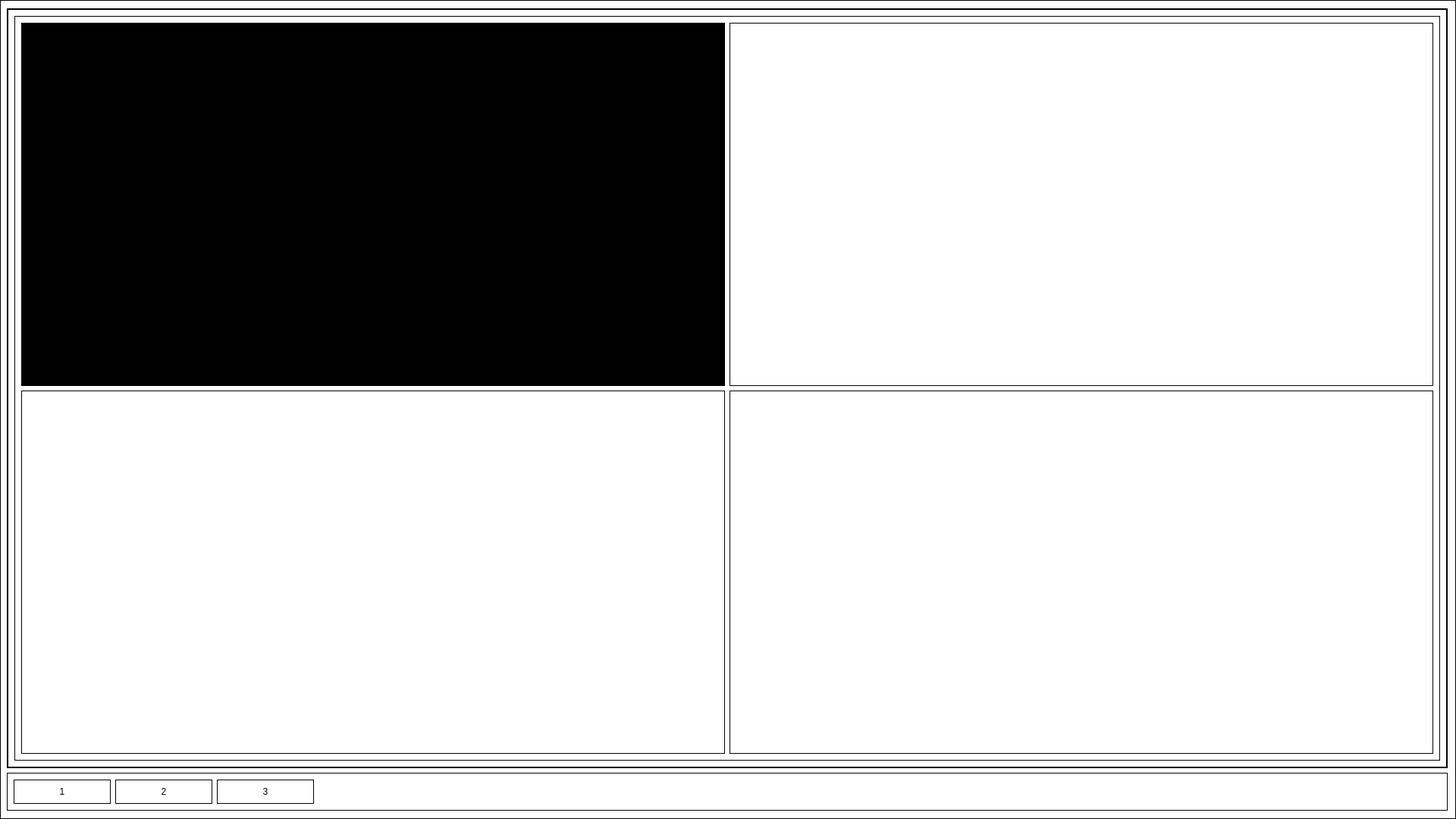
<?xml version="1.0" encoding="UTF-8"?>
<ui version="4.0">
 <class>TestForm</class>
 <widget class="QWidget" name="TestForm">
  <property name="geometry">
   <rect>
    <x>0</x>
    <y>0</y>
    <width>1920</width>
    <height>1080</height>
   </rect>
  </property>
  <property name="minimumSize">
   <size>
    <width>1024</width>
    <height>768</height>
   </size>
  </property>
  <property name="windowTitle">
   <string>Form</string>
  </property>
  <property name="styleSheet">
   <string notr="true">border:1px solid rgb(0,0,0);background-color:rgb(255,255,255);</string>
  </property>
  <layout class="QVBoxLayout" name="verticalLayout_2" stretch="0,0">
   <property name="leftMargin">
    <number>9</number>
   </property>
   <item>
    <widget class="QStackedWidget" name="stackedWidget">
     <widget class="QWidget" name="page">
      <layout class="QVBoxLayout" name="verticalLayout_3">
       <item>
        <widget class="QWidget" name="widget_play" native="true">
         <property name="styleSheet">
          <string notr="true"/>
         </property>
         <layout class="QVBoxLayout" name="verticalLayout">
          <item>
           <layout class="QGridLayout" name="gridLayout">
            <item row="0" column="0">
             <widget class="QLabel" name="widget_MonitorWin1">
              <property name="styleSheet">
               <string notr="true">background-color:#000</string>
              </property>
              <property name="text">
               <string/>
              </property>
             </widget>
            </item>
            <item row="0" column="1">
             <widget class="QLabel" name="widget_MonitorWin2">
              <property name="text">
               <string/>
              </property>
             </widget>
            </item>
            <item row="1" column="0">
             <widget class="QLabel" name="widget_MonitorWin3">
              <property name="text">
               <string/>
              </property>
             </widget>
            </item>
            <item row="1" column="1">
             <widget class="QLabel" name="widget_MonitorWin4">
              <property name="text">
               <string/>
              </property>
             </widget>
            </item>
           </layout>
          </item>
         </layout>
        </widget>
       </item>
      </layout>
     </widget>
     <widget class="QWidget" name="page_2">
      <widget class="QWidget" name="widget_play2" native="true">
       <property name="geometry">
        <rect>
         <x>2</x>
         <y>2</y>
         <width>960</width>
         <height>480</height>
        </rect>
       </property>
      </widget>
     </widget>
     <widget class="QWidget" name="page_3">
      <widget class="QFrame" name="frame">
       <property name="geometry">
        <rect>
         <x>130</x>
         <y>340</y>
         <width>120</width>
         <height>80</height>
        </rect>
       </property>
       <property name="frameShape">
        <enum>QFrame::StyledPanel</enum>
       </property>
       <property name="frameShadow">
        <enum>QFrame::Raised</enum>
       </property>
      </widget>
      <widget class="QPushButton" name="pushButton_3">
       <property name="geometry">
        <rect>
         <x>330</x>
         <y>360</y>
         <width>89</width>
         <height>25</height>
        </rect>
       </property>
       <property name="text">
        <string>PushButton</string>
       </property>
      </widget>
      <widget class="QToolButton" name="toolButton">
       <property name="geometry">
        <rect>
         <x>370</x>
         <y>430</y>
         <width>26</width>
         <height>24</height>
        </rect>
       </property>
       <property name="text">
        <string>...</string>
       </property>
      </widget>
      <widget class="QCheckBox" name="checkBox">
       <property name="geometry">
        <rect>
         <x>200</x>
         <y>450</y>
         <width>92</width>
         <height>23</height>
        </rect>
       </property>
       <property name="text">
        <string>CheckBox</string>
       </property>
      </widget>
      <widget class="QCheckBox" name="checkBox_2">
       <property name="geometry">
        <rect>
         <x>490</x>
         <y>410</y>
         <width>92</width>
         <height>23</height>
        </rect>
       </property>
       <property name="text">
        <string>CheckBox</string>
       </property>
      </widget>
     </widget>
    </widget>
   </item>
   <item>
    <widget class="QWidget" name="widget_2" native="true">
     <layout class="QHBoxLayout" name="horizontalLayout">
      <item>
       <widget class="QPushButton" name="pushButton">
        <property name="minimumSize">
         <size>
          <width>128</width>
          <height>32</height>
         </size>
        </property>
        <property name="text">
         <string>1</string>
        </property>
       </widget>
      </item>
      <item>
       <widget class="QPushButton" name="pushButton_2">
        <property name="minimumSize">
         <size>
          <width>128</width>
          <height>32</height>
         </size>
        </property>
        <property name="text">
         <string>2</string>
        </property>
       </widget>
      </item>
      <item>
       <widget class="QPushButton" name="pushButton_4">
        <property name="minimumSize">
         <size>
          <width>128</width>
          <height>32</height>
         </size>
        </property>
        <property name="text">
         <string>3</string>
        </property>
       </widget>
      </item>
      <item>
       <spacer name="horizontalSpacer">
        <property name="orientation">
         <enum>Qt::Horizontal</enum>
        </property>
        <property name="sizeHint" stdset="0">
         <size>
          <width>40</width>
          <height>20</height>
         </size>
        </property>
       </spacer>
      </item>
     </layout>
    </widget>
   </item>
  </layout>
 </widget>
 <resources/>
 <connections/>
</ui>
